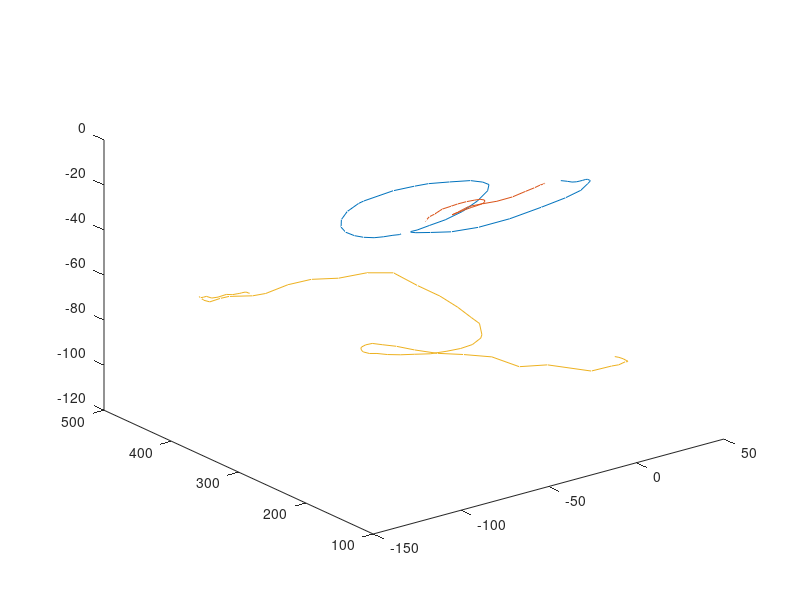

Write the MATLAB code that produced this figure. (Note: this script raises an error after producing the figure.)
clear all; close all; clc;

% This script creates new file 'data_reduced_222.mat'
% Generating more points up until 222

load("./data/data.mat");
%data = data_reduced;

s = 200;
x=data{s+1,1};
X1 = x(:,1);
Y1 = x(:,2);
Z1 = x(:,3);

x=data{s+2,1};
X2 = x(:,1);
Y2 = x(:,2);
Z2 = x(:,3);

x=data{s+3,1};
X3 = x(:,1);
Y3 = x(:,2);
Z3 = x(:,3);

figure;
plot3(X1,Y1,Z1);
hold on;
plot3(X2,Y2,Z2);
plot3(X3,Y3,Z3);
%%
points = 222;

for i = 1:size(data,1)
    coords = data{i,1};
    if size(coords,1)<points
        data{i,1} = oversample(coords,points);
    elseif size(coords,1)>points
        data{i,1} = downsample(coords,points);
    end
end

x=data{s+1,1};
X1 = x(:,1);
Y1 = x(:,2);

x=data{s+2,1};
X2 = x(:,1);
Y2 = x(:,2);

x=data{s+3,1};
X3 = x(:,1);
Y3 = x(:,2);

figure;
plot(X1,Y1)
hold on;
plot(X2,Y2)
plot(X3,Y3)

data_reduced_222 = data;

save('data_reduced_222.mat','data_reduced_222');
